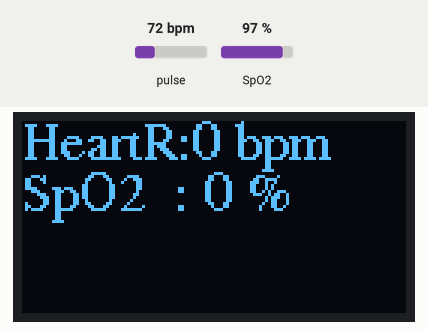
This sketch was run on a simulated ESP8266 (NodeMCU). Parts: 128×64 one-colour display. The inputs (shaded band) are chosen by the test bench; at power-on: pulse 72 bpm, SpO2 97 %. WiFi joins after 1.5 s; servers stay silent unless stated; what the sketch prints to the serial monitor is not drawn.

Above: at 5.0 s.
5.1 s: pulse set to 42 bpm
At 7.8 s:
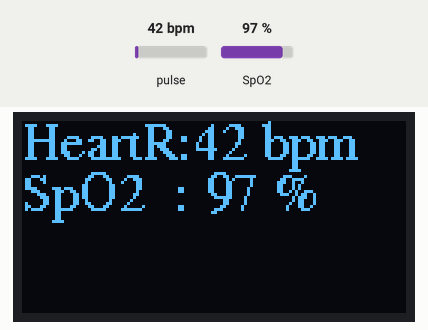
8.1 s: SpO2 set to 80 %
At 9.4 s:
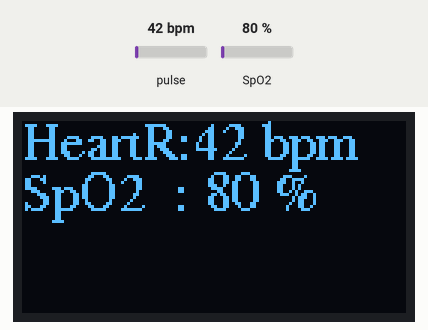
10.5 s: pulse set to 70 bpm
At 11.8 s:
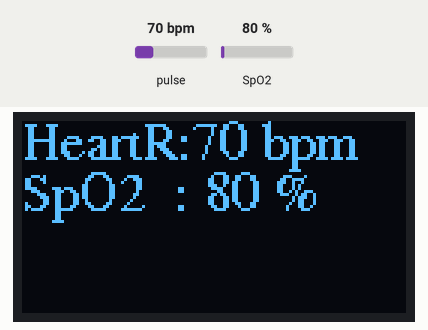
12.5 s: SpO2 set to 85 %
At 14.2 s:
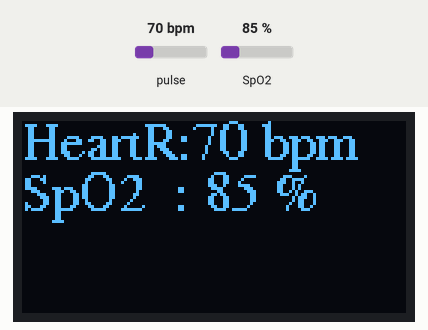
Timing chart, 0 to 15.6 s (numbered marks = the images above; inputs shaded):
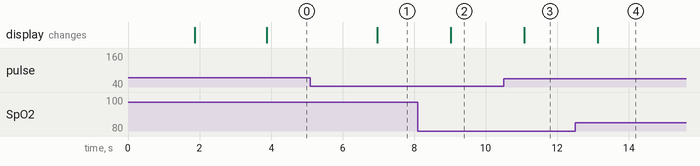

Measured:
- after the input at 5.1 s, the display: changes after 1.9 s (image 1)
- after the input at 8.1 s, the display: changes after 0.93 s (image 2)
- after the input at 10.5 s, the display: changes after 0.58 s (image 3)
- after the input at 12.5 s, the display: changes after 0.64 s (image 4)

The sketch:

NHIP_TIM_VA_OXY_OLED_BLYNK.ino
```cpp
#define BLYNK_TEMPLATE_ID "TMPL6Dfy9ZZOe"
#define BLYNK_TEMPLATE_NAME "Giam sat nhip tim"
#define BLYNK_AUTH_TOKEN "fh0_f6c15KVkCTPdUwjpEWs7pfrBsuoM"
#define BLYNK_PRINT Serial
#include <ESP8266WiFi.h>
#include <BlynkSimpleEsp8266.h>
char ssid[] = "FPT - Nguyen An"; //Tên Wifi
char pass[] = "0962698659"; //Mật khẩu Wifi
WidgetLED led1(V0);
unsigned long timeS=millis();
#include <Wire.h>
#include "MAX30100_PulseOximeter.h"
PulseOximeter pox;
#include <Adafruit_GFX.h>
#include <Adafruit_SSD1306.h>
#include <Fonts/FreeSerif9pt7b.h>
Adafruit_SSD1306 display(128, 64, &Wire, -1);
#include <Ticker.h>
Ticker timer;

void setup(){
  Serial.begin(115200);
  Blynk.begin(BLYNK_AUTH_TOKEN, ssid, pass);
  if(!display.begin(SSD1306_SWITCHCAPVCC, 0x3C)) {
    Serial.println("SSD1306 allocation failed");
    //for(;;);
  }
  display.setFont(&FreeSerif9pt7b);
  display.clearDisplay();
  display.setTextSize(1);
  display.setTextColor(WHITE);
  display.setCursor(20,10);
  display.println("Welcome to");
  display.setCursor(0,30);
  display.println("Do an 2");
  display.display();
  delay(2000);
  if (!pox.begin()) {
      Serial.println("FAILED");
      for(;;);
  } else {
      Serial.println("SUCCESS");
  }
  pox.setIRLedCurrent(MAX30100_LED_CURR_7_6MA);
  pox.setOnBeatDetectedCallback(onBeatDetected);
  timer.attach_ms(100, update);
}

void loop(){
  Blynk.run();
  if(millis()-timeS>1000){
    Serial.print("Heart rate:");
    Serial.print(pox.getHeartRate());
    Serial.print("bpm / SpO2:");
    Serial.print(pox.getSpO2());
    Serial.println("%");

    display.clearDisplay();
    display.setCursor(0,12);
    display.print("HeartR:");
    int heatRate = pox.getHeartRate();
    int spo2 = pox.getSpO2();
    display.print(pox.getHeartRate(),0);
    display.println(" bpm");
    display.setCursor(0,29);
    display.print("SpO2  : ");
    display.print(pox.getSpO2());
    display.println(" %");
    display.display();

    if (led1.getValue()) {
      led1.off();
      //Serial.println("LED on V0: off");
    } else {
      led1.on();
      //Serial.println("LED on V0: on");
    }
    Blynk.virtualWrite(V1,heatRate);
    Blynk.virtualWrite(V2,spo2);
    timeS=millis();
  }
}

void update(){
  pox.update();
}
void onBeatDetected()
{
    Serial.println("Beat!");
}
```
